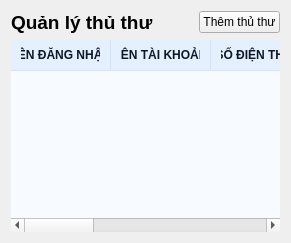
      <widget class="QWidget" name="page_5">
       <layout class="QVBoxLayout" name="verticalLayout_29">
        <item>
         <layout class="QHBoxLayout" name="horizontalLayout_37">
          <item>
           <widget class="QLabel" name="label_34">
            <property name="font">
             <font>
              <family>Segoe UI</family>
              <pointsize>14</pointsize>
              <bold>true</bold>
             </font>
            </property>
            <property name="text">
             <string>Quản lý thủ thư</string>
            </property>
           </widget>
          </item>
          <item>
           <spacer name="horizontalSpacer_10">
            <property name="orientation">
             <enum>Qt::Orientation::Horizontal</enum>
            </property>
            <property name="sizeHint" stdset="0">
             <size>
              <width>40</width>
              <height>20</height>
             </size>
            </property>
           </spacer>
          </item>
          <item>
           <widget class="QPushButton" name="them_thu_thu">
            <property name="text">
             <string>Thêm thủ thư</string>
            </property>
           </widget>
          </item>
         </layout>
        </item>
        <item>
         <widget class="QTableWidget" name="thu_thu_table">
          <property name="styleSheet">
           <string notr="true">QTableWidget {
    background: #f7fbff;              /* nền sáng xanh nhạt */
    gridline-color: #d0e3ff;          /* màu kẻ ô */
    selection-background-color: #d6e9ff; /* nền khi chọn */
    selection-color: #0f172a;         /* màu chữ khi chọn */
    border: none;
}

QHeaderView::section {
    background: #e5f0ff;              /* header xanh nhạt */
    color: #0f172a;
    padding: 6px 10px;
    border: 0px;
    border-right: 1px solid #d0e3ff;
    border-bottom: 1px solid #d0e3ff;
    font-weight: 600;
}

/* kẻ ngang từng dòng */
QTableWidget::item {
    border-bottom: 1px solid #eef2ff;
}
QTableWidget::item:selected {
    background: #d6e9ff;
}</string>
          </property>
          <attribute name="verticalHeaderVisible">
           <bool>false</bool>
          </attribute>
          <attribute name="verticalHeaderMinimumSectionSize">
           <number>35</number>
          </attribute>
          <column>
           <property name="text">
            <string>TÊN ĐĂNG NHẬP</string>
           </property>
          </column>
          <column>
           <property name="text">
            <string>TÊN TÀI KHOẢN</string>
           </property>
          </column>
          <column>
           <property name="text">
            <string>SỐ ĐIỆN THOẠI</string>
           </property>
          </column>
          <column>
           <property name="text">
            <string>ĐỊA CHỈ EMAIL</string>
           </property>
          </column>
          <column>
           <property name="text">
            <string>TÌNH TRẠNG</string>
           </property>
          </column>
          <column>
           <property name="text">
            <string>CHỨC VỤ</string>
           </property>
          </column>
          <column>
           <property name="text">
            <string>THAO TÁC</string>
           </property>
          </column>
         </widget>
        </item>
       </layout>
      </widget>
